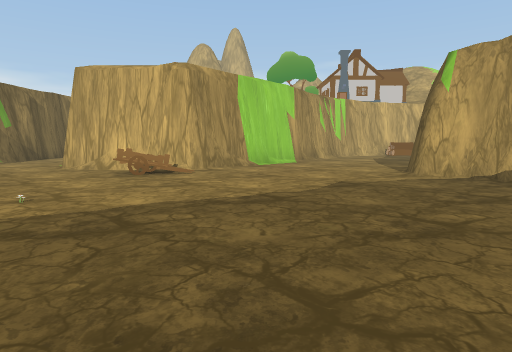
[1] (above)

16 first-person views from a walk through a Unity game level. The camera is 1.3 m above the floor, tilts 6° down and sees 75° across. The floor is counted in squares, 2 m on a side. Each view is taken from the middle of a square. On the plan, view 1 faces up. The plan holds only what a view shows up to about 10 squares ahead; the rest is blank. The place goes on beyond the plan. Some animated figures are left out. Door leaves are left out, so doorways stand open.

[2]
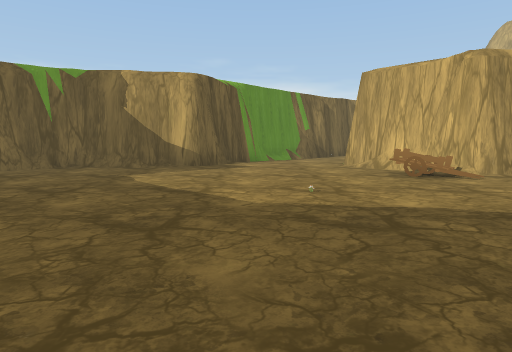

[3]
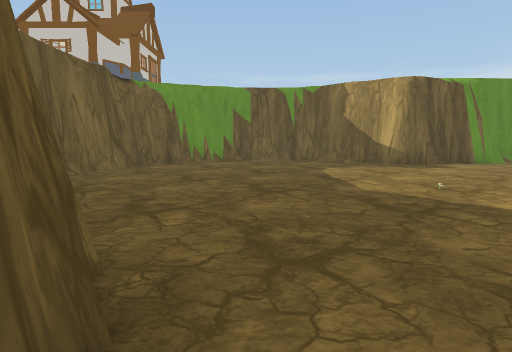

[4]
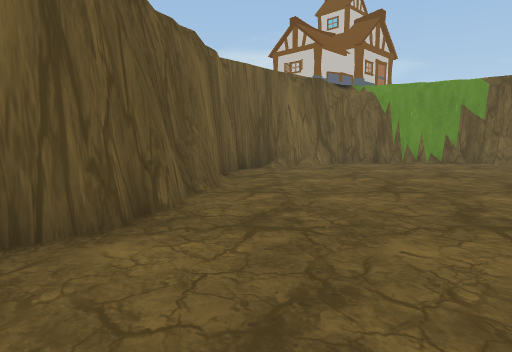

[5]
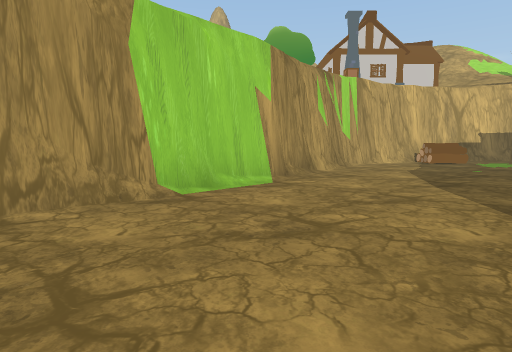

[6]
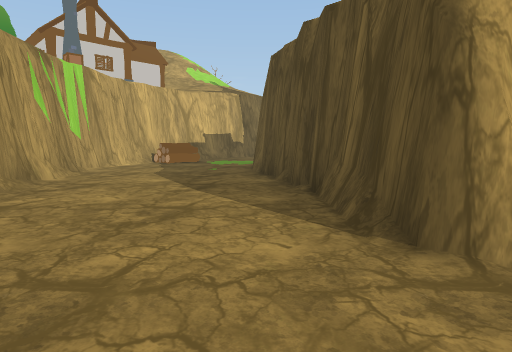

[7]
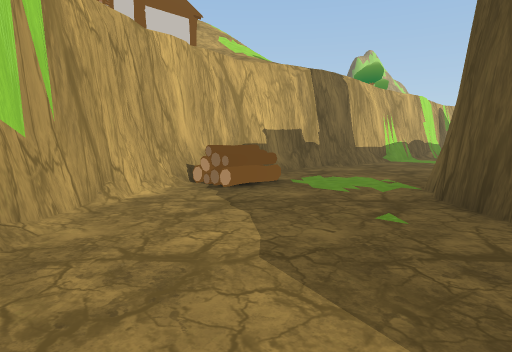

[8]
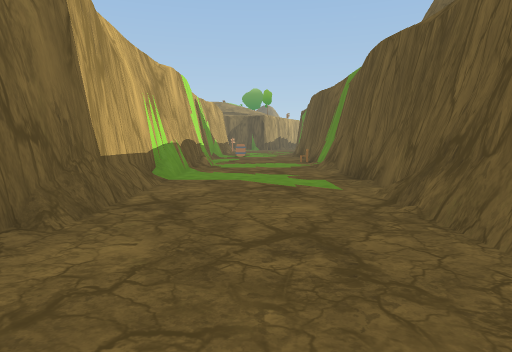

[9]
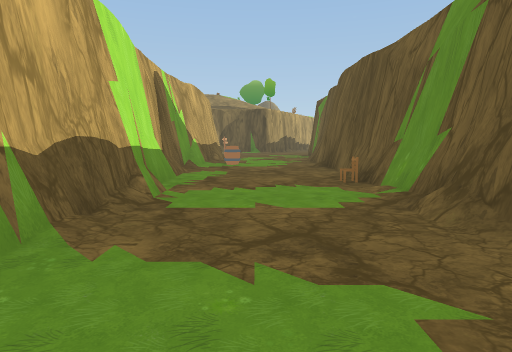

[10]
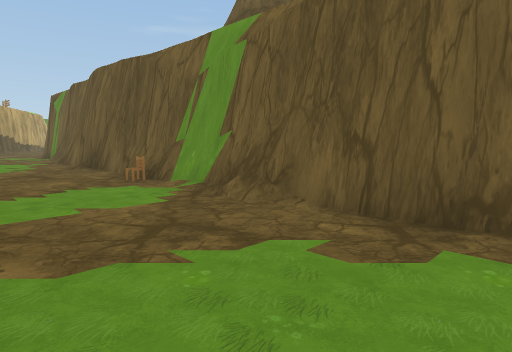

[11]
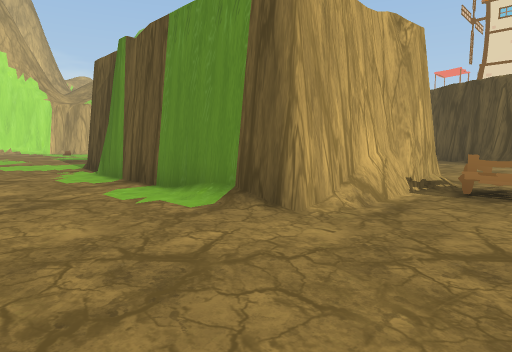

[12]
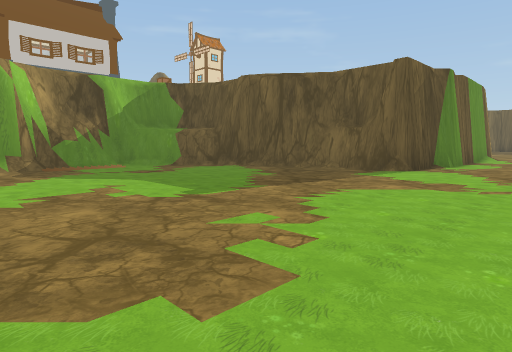

[13]
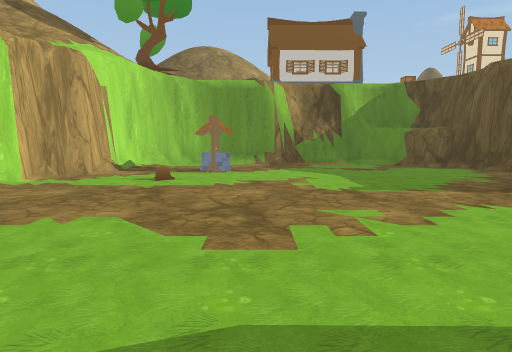

[14]
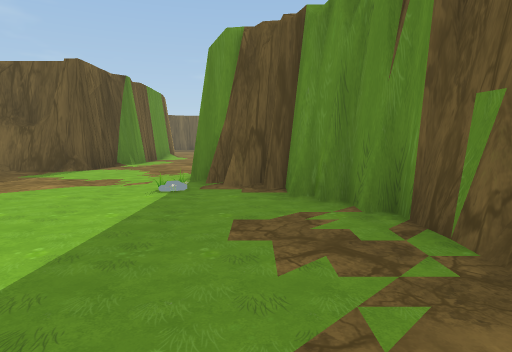

[15]
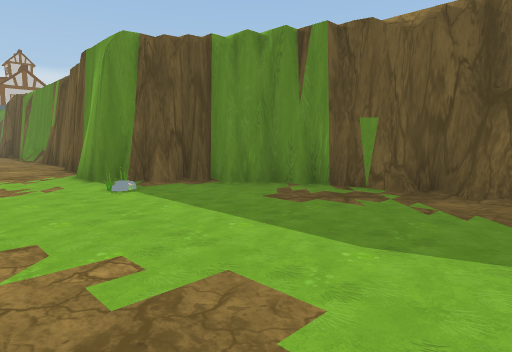

[16]
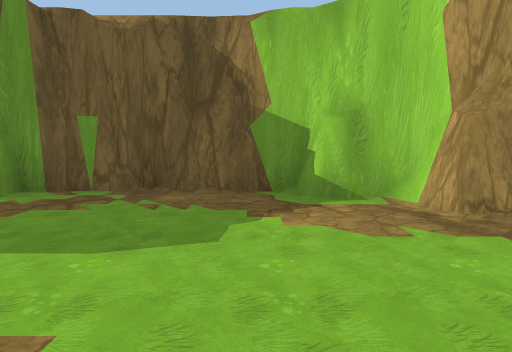

### Floor plan
Key: @ floor where view 1 was taken; # wall or solid block; . main floor; : floor 1.25 m higher than the main floor; / step, stairs or slope; = window, fence, low wall or low ledge; O other object.
Columns run from 10 left of view 1 to 23 right of it. Each row starts with its distance up from view 1.
 24  ##. ....//##
 23 ##..........#
 22 #........OO.#
 21 #...........#
 20 #...........#
 19 ##..........#
 18  #..........#
 17  ##O.......##
 16   ##......##  ####################
 15   #.....###  ##/O:..............O.
 14   #...#     ##/...................
 13   #...#     #/....................
 12   #...#    ##....###########O#####
 11   #...#   ##....##
 10   #...#  ##.....#
  9   #...#  #.....##
  8   #...####....##
  7   #.....=.....#
  6   #.....O.....#
  5   #............
  4  ##....O......
  3  #............
  2  #...........
  1  #...........
  0  #........@##
 -1  ##......###
 -2   ##....##
 -3      ####

Positions as (right, up) in squares from view 1, and headings:
1: (0, 0), facing up
2: (0, 0), facing up-left
3: (2, 1), facing left
4: (2, 3), facing down-left
5: (1, 5), facing up
6: (1, 6), facing up-right
7: (3, 11), facing up-right
8: (8, 14), facing right
9: (13, 14), facing right
10: (13, 15), facing down-right
11: (-7, 6), facing up-right
12: (-7, 22), facing down-right
13: (-8, 21), facing right
14: (-8, 22), facing down
15: (-5, 22), facing down-left
16: (-5, 22), facing left
